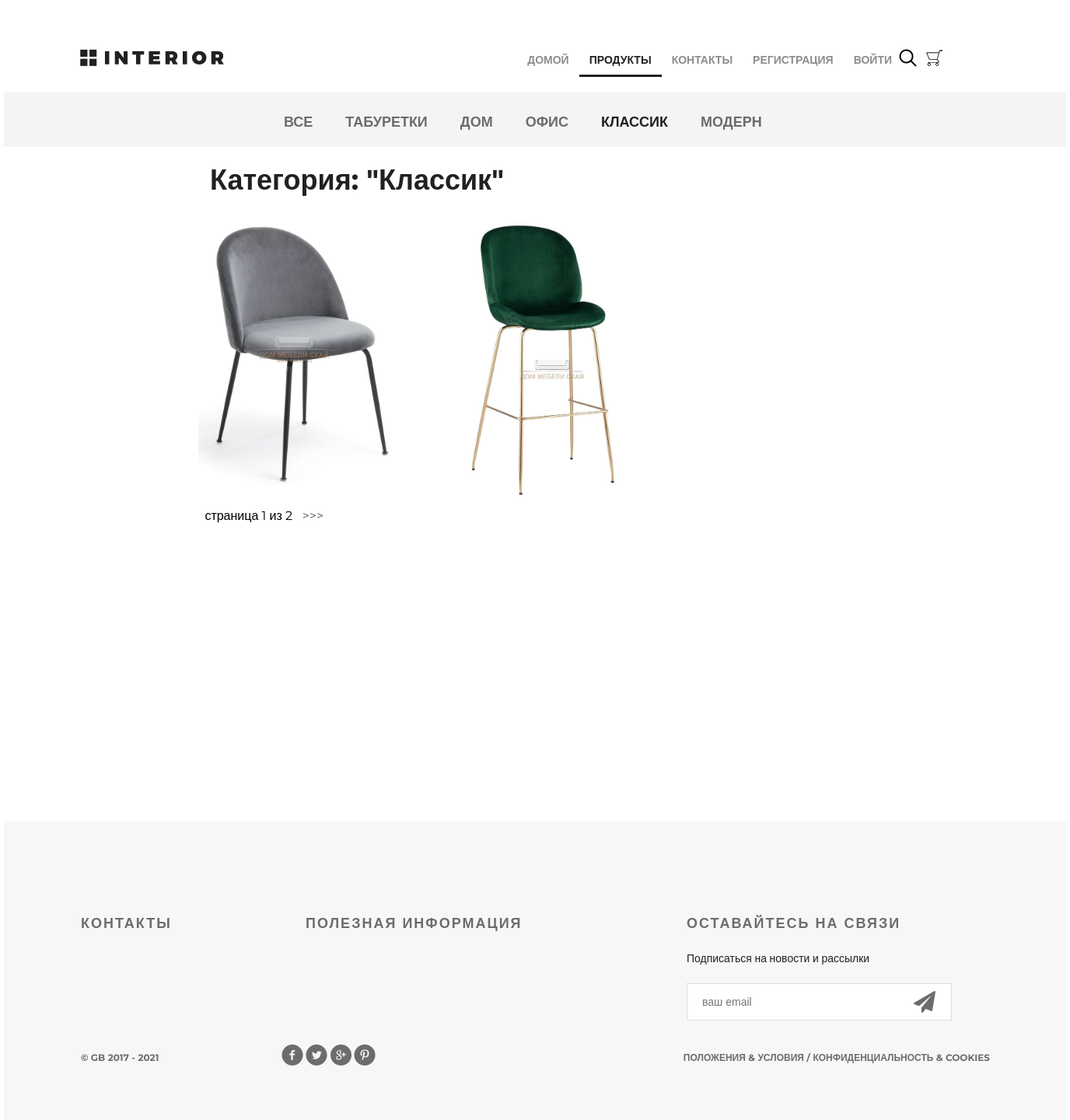
The page /products/category/11/1 on the database its author committed.
### mainapp/models.py (models this page shows, shortened)
class ProductCategory(models.Model):
    name = models.CharField(verbose_name='Наименование', max_length=64, unique=True)
    description = models.TextField(verbose_name='Описание')
    is_active = models.BooleanField(default=True, verbose_name='Запись активна')
    class Meta:
        verbose_name = 'Категория'
        verbose_name_plural = 'Категория'
        ordering = ('-id',)

class Product(models.Model):
    category = models.ForeignKey(ProductCategory, on_delete=models.CASCADE, verbose_name='Категория')
    name = models.CharField(max_length=128, verbose_name='Наименование')
    image = models.ImageField(upload_to='products', blank=True, verbose_name='Изображение')
    short_desc = models.CharField(max_length=255, verbose_name='Краткое описание')
    description = models.TextField(verbose_name='Описание')
    price = models.DecimalField(decimal_places=2, max_digits=10, default=0, verbose_name='Цена')
    quantity = models.PositiveSmallIntegerField(default=0, verbose_name='Количество')
    is_active = models.BooleanField(default=True, verbose_name='Запись активна')
    updated_at = models.DateTimeField(auto_now=True, null=True, blank=True)
    created_at = models.DateTimeField(auto_now_add=True, null=True, blank=True)
    class Meta:
        verbose_name = 'Продукты'
        verbose_name_plural = 'Продукты'
        ordering = ('-id',)

### mainapp/views.py (the view, shortened to what this page needs)
# urls.py: path('products/', include('mainapp.urls', namespace='products')),
def products(request, pk=None, page=1):
    title = 'Продукты'
    links_menu = ProductCategory.objects.all()
    if pk is not None:
        if pk == 0:
            product_list = Product.objects.all()
            category = {
                'name': 'все',
                'pk': 0,
            }
        else:
            category = get_object_or_404(ProductCategory, pk=pk)
            product_list = Product.objects.filter(category__pk=pk)
        paginator = Paginator(product_list, 2)
        try:
            product_paginator = paginator.page(page)
        except PageNotAnInteger:
            product_paginator = paginator.page(1)
        except EmptyPage:
            product_paginator = paginator.page(paginator.num_pages)
        context = {
            'links_menu': links_menu,
            'title': 'Продукты',
            'product_list': product_paginator,
            'category': category,
        }
        return render(request, 'mainapp/products_list.html', context=context)

### adminapp/templatetags/temp_tags.py (called while the page is built)
@register.filter(name='media_for_products')  # 1 вариант регистрации шаблонного тега
def media_for_products(img_path):
    if not img_path:
        img_path = 'default_prod.svg'
    return f'{settings.MEDIA_URL}{img_path}'

### mainapp/context_processors.py (called while the page is built)
def basket(request):
    basket_items = []
    if request.user.is_authenticated:
        basket_items = Basket.objects.filter(user=request.user)
    return {
        'basket': basket_items
    }

### mainapp/templates/mainapp/products_list.html (shortened to what this page needs)
{% extends 'mainapp/temp.html' %}
{% load static %}
{% load temp_tags %}
{% block menu %}
    <div class="hero-white">
        <div class="header clearfix">
            {% include 'mainapp/includes/inc_up_menu.html' %}
        </div>
    </div>
{% endblock %}
{% block content %}
    <div class="details">
        <div class="links clearfix">
            {% include 'mainapp/includes/inc_menu_categories.html' %}
        </div>
        <div class="products_list">
            <div class="title clearfix">
                <h2>Категория: "{{ category.name|title }}"</h2> <br><br>
            </div>
            <div class="category-products clearfix">
                {% for product in product_list %}
                    <div class="block">
                        <a href="{% url 'basket:add' product.pk %}">
                            <img src="{{ product.image | media_for_products }}" width="250px" alt="{{ product.short_desc }}">
                        </a>
                    </div>
                {% endfor %}
            </div>
        <div class="paginator">
                       &nbsp <span class="current"> страница {{ product_list.number }} из {{ product_list.paginator.num_pages }} </span> &nbsp
                    {% if product_list.has_next %}
                        <a href="{% url 'mainapp:category_page' category.pk product_list.next_page_number %}"> >>> </a>
                    {% endif %}
        </div>
    </div>
    <div class="clr"></div>
{% endblock %}

### mainapp/templates/mainapp/includes/inc_menu_categories.html (shortened to what this page needs)
<ul class="links-menu">
    <li>
        <a href="{% url 'products:category' 0 %}"
           class="">
            все
        </a>
    </li>
    {% for link in links_menu %}
        <li>
      <a href="{% url 'products:category' link.pk %}"
         class="{% if request.resolver_match.kwargs.pk|add:'0' == link.pk %}
                  active
                {% endif %}">
        {{ link.name }}
      </a>
    </li>
    {% endfor %}
</ul>

### static/css/style.css (style rules this page uses)
* { margin: 0; padding: 0; }
body { font-family: 'Montserrat', sans-serif; }
html, body { height: 100%; }
.products_list { margin-left: 250px; }
.products_list a { color: #555; text-decoration: none; }
.products_list .title { margin: 20px auto; height: 50px; float: none; }
.products_list .title h2 { margin-top: 0; float: left; }
.paginator a, .paginator a:visited { color: #555; text-decoration: none; }
.category-products { margin-bottom: 75px; }
.category-products .block a img { float: left; }
.category-products .block { float: left; margin-right: 30px; display: block; height: 300px; width: 300px; position: relative; }
.clr { height: 384px; }
.clearfix:after { content: ""; display: block; clear: both; }
.title { height: 152px; margin-right: 15px; }
.title h2 { float: left; margin-top: 118px; color: #212121; font-size: 36px; font-weight: 700; text-align: left; margin-left: 15px; }
.hero-white { background-color: #fff; height: 119px; padding-left: 98px; padding-right: 211px; position: relative; }
.links { height: 70px; background-color: #f4f4f4; position: relative; padding-left: 360px; }
.links-menu { margin: 27px auto 0px; position: absolute; }
.links-menu li { float: left; list-style-type: none; padding-right: 42px; }
.links-menu li a { text-decoration: none; color: #6c6c6c; font-size: 18px; font-weight: 700; text-transform: uppercase; }
.links-menu .active { color: #212121; font-size: 18px; font-weight: 700; }

### rows shown on the page
ProductCategory: name "ТАБУРЕТКИ"
ProductCategory: name "ДОМ"
ProductCategory: name "ОФИС"
ProductCategory: name "КЛАССИК", name "Классик"
ProductCategory: name "МОДЕРН"
Product: image|media_for_products (picture)
Product: image|media_for_products (picture)

### other values the page prints
{{ product_list.number }} "1"
{{ product_list.paginator.num_pages }} "2"
